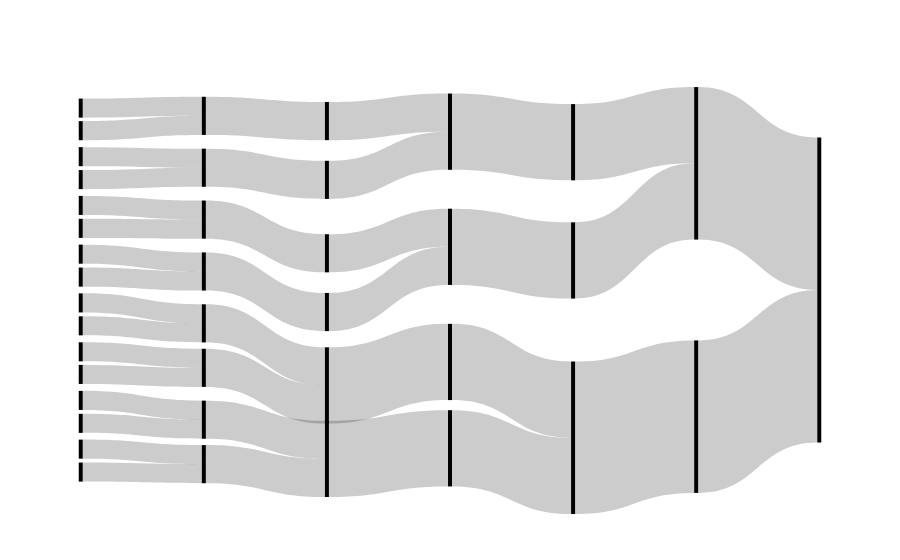

The notebook cell this image was saved under:
### Code cell
# plot Sankey
fig = sankey.plot_sankey(pad=5,thickness=4)
fig.write_image(f"figures/cartoon_sankey_h_v2.svg")
